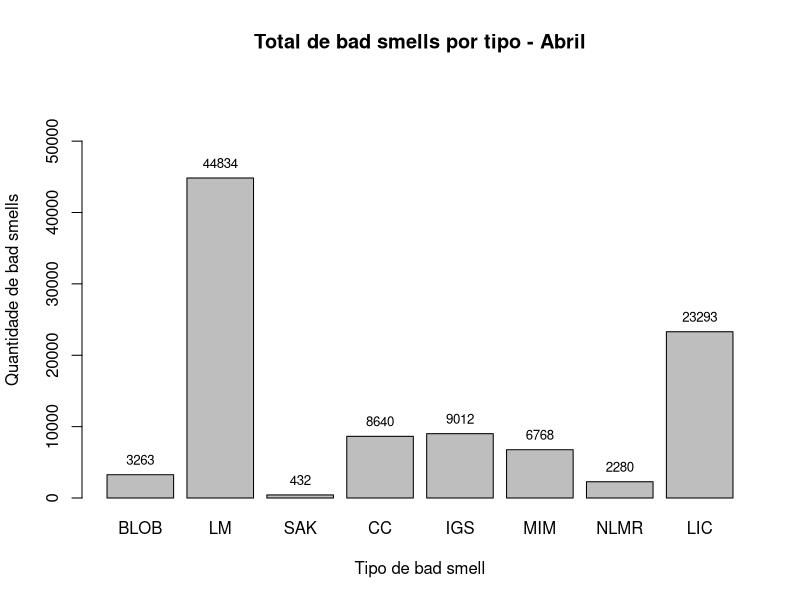

The R script that drew this image:
# 1º Item
# Read from aprils csv and stores it on a data frame
aprilsbs.df <- read.csv(file="data/bad_smells_abril.csv", header=TRUE)

# 1.a sum of all aprils bad smells 
aprilsbs.sum <- sum(aprilsbs.df[,-1:-2])
paste("O total de bad smells em abril é de", aprilsbs.sum)

# 1.b total average of all aprils bad smells 
aprilsbs.avg <- aprilsbs.sum / ncol(aprilsbs.df[,-1:-2])
paste("A média total me abril de bad smells em todos os softwares é de", aprilsbs.avg)

# 1.c software with highest bad smells count of april
aprilsbs.toppkg <- aprilsbs.df[which.max(rowSums(aprilsbs.df[,-1:-2])), "package_name"]
paste("O software com mais bad smells am abril é o", aprilsbs.toppkg)

# 1.d plot the total amout of bad smells by type
bs.colsums <- colSums(aprilsbs.df[,-1:-2])
ylim <- c(0, 1.3*max(bs.colsums)) # used to scale the yaxis so the highest bar fits it
bs.colsums.plot <- barplot(bs.colsums, main="Total de bad smells por tipo - Abril", ylim = ylim,
        ylab="Quantidade de bad smells", xlab="Tipo de bad smell")
text(x=bs.colsums.plot, y=bs.colsums, label=bs.colsums, pos=3, cex=0.8) # adds text at top of bars
